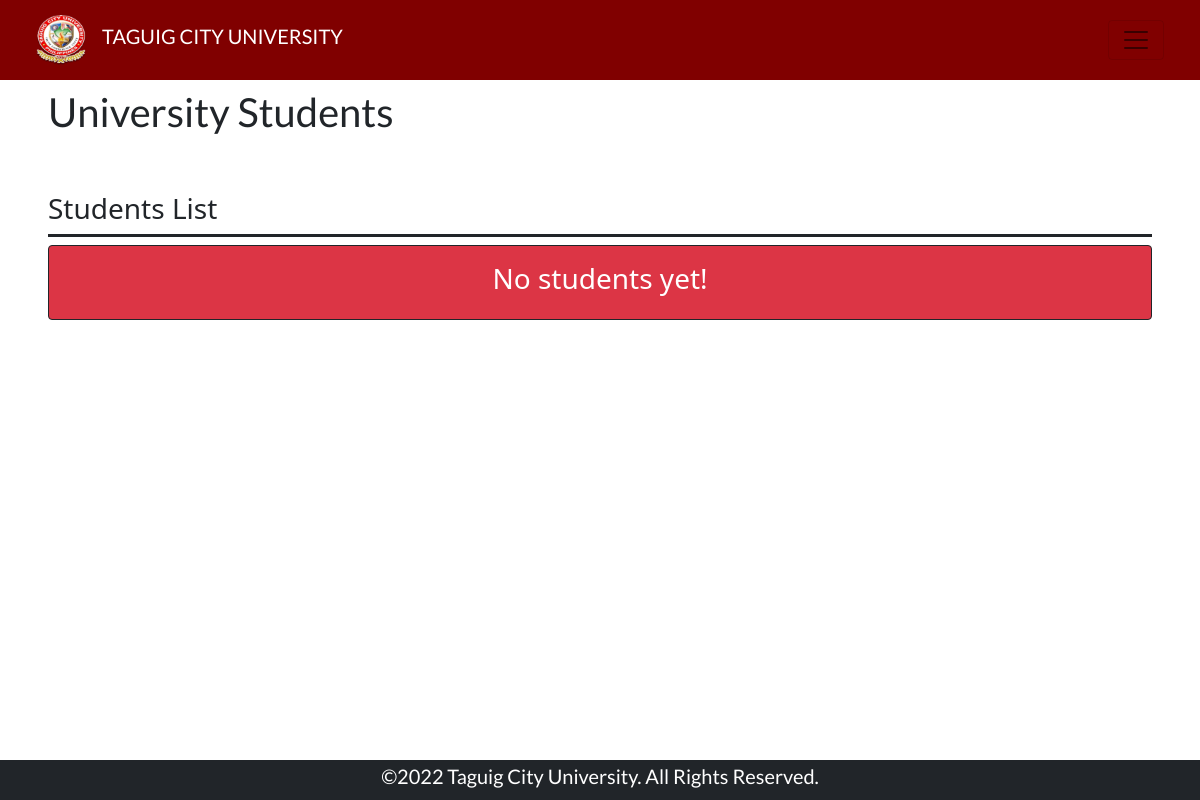
Before: /adminStudents.php with the older database file.
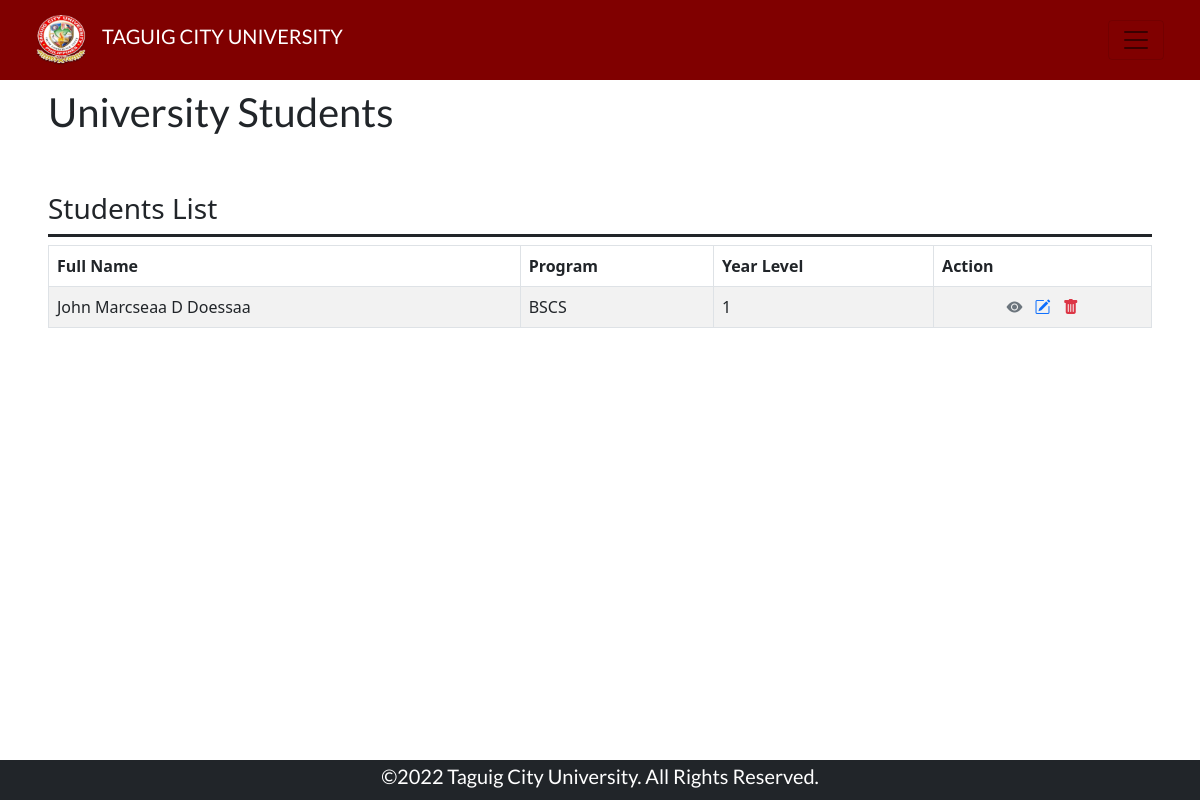
After: the same page with the newer database file.
### adminStudents.php (the view, shortened to what this page needs)
<!doctype html>
<html>
    <head>
        <link rel="stylesheet" href="assets/css/style.css">
        <link rel="stylesheet" href="lib/css/bootstrap.min.css">
        <link rel="stylesheet" href="https://cdn.jsdelivr.net/npm/bootstrap-icons@1.9.1/font/bootstrap-icons.css">
    </head>
    <body>
        <nav class="navbar navbar-expand-lg navbar-light bg-maroon sticky-top px-4">
            <div class="container-fluid">
                <div class="d-flex flex-row align-items-center">
                    <a class="navbar-brand" href="adminDash.php"><img class="logo" src="assets/img/school-logo.png" alt=""></a>
                    <h1 class="fs-5 text-uppercase">Taguig City University</h1>
                </div>
                <button class="navbar-toggler d-inline" type="button" data-bs-toggle="offcanvas" data-bs-target="#offcanvasNavbar" aria-controls="offcanvasNavbar">
                    <span class="navbar-toggler-icon text-white"></span>
                </button>
            </div>
        </nav>
            <div class="d-flex flex-column overflow-scroll py-2 px-5 gap" style="height: 85vh;">
                <div class="d-flex flex-column justify-content-center align-items-start">
                    <h1 class="fs-1 text-dark"> University Students </h1>
                </div>
                <div class="d-flex flex-column justify-content-between
                            align-items-start gap-2 mt-5">
                    <div class="w-100 d-flex flex-row justify-content-start align-items-start pb-0 border-bottom border-3 border-dark">
                        <h2 class="fs-3 text-dark"> Students List </h2>
                    </div>
                    <?php
                        include('functions/php/config.php');
                        $query = "SELECT * FROM `user-student`";
                        $result = $con->query($query);
                        if(mysqli_num_rows($result) > 0): ?>
                            <table id="" class="table table-striped table-bordered">
                                        <thead>
                                            <tr>
                                                <th>Full Name</th>
                                                <th>Program</th>
                                                <th>Year Level</th>
                                                <th>Action</th>
                                            </tr>
                                        </thead>
                                        <tbody>
                    <?php while ($row = $result -> fetch_assoc()):
                        $fullName = $row['fName'] . ' ' . substr($row['mName'],0,1) . ' ' . $row['lName'];
                        ?>
                        <tr>
                            <td class=""><?php echo $fullName; ?></td>
                            <td class=""><?php echo $row['program']; ?></td>
                            <td class=""><?php echo $row['yrLvl']; ?></td>
                            <td class="mx-auto text-center">
                                <a href="#" class="mx-1 clear text-muted view" data-id="<?php echo $row['id']; ?>"
                                    data-bs-toggle="modal" data-bs-target="#view-stud" id="<?php echo $row['id']; ?>">
                                    <i class="bi bi-eye-fill"></i>
                                </a>
                                <a href="#" class="mx-1 clear text-primary edit" data-id="<?php echo $row['id']; ?>"
                                    data-bs-toggle="modal" data-bs-target="#edit-stud" id="<?php echo $row['id']; ?>">
                                    <i class="bi bi-pencil-square"></i>
                                </a>
                                <a href="#" class="mx-1 clear text-danger delete" data-id="<?php echo $row['id']; ?>"
                                    data-bs-toggle="modal" data-bs-target="#del-stud" id="<?php echo $row['id']; ?>">
                                    <i class="bi bi-trash-fill"></i>
                                </a>
                            </td>
                        </tr>
                    <?php endwhile ?>
                        </tbody>
                    </table>
                    <?php else:?>
                        <div class="w-100 card card-body d-flex flex-column border border-dark bg-danger">
                            <h2 class="fs-3 text-white text-center"> No students yet! </h2>
                        </div>
                    <?php endif ?>
                </div>
            </div>
            <div class="footer d-flex justify-content-center align-items-center sticky-bottom bg-dark">
                <h1 class="text-white fs-5"> ©2022 Taguig City University. All Rights Reserved.</h1>
            </div>
    </body>
</html>

Changed rows visible on the page:
added user-student: fullName "John Marcseaa D Doessaa", program "BSCS", yrLvl "1"
Other visible differences:
text no longer shown: "No students yet!"
text now shown: "Full Name Program Year Level Action"
